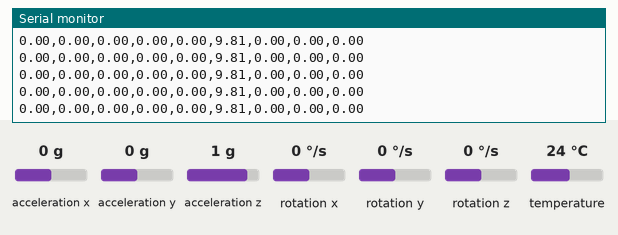
Bench run of a sketch on a simulated ESP32. Shown: the last lines printed to the serial monitor. The test bench sets the inputs (shaded band); at power-on: acceleration x 0 g, acceleration y 0 g, acceleration z 1 g, rotation x 0 °/s, rotation y 0 °/s, rotation z 0 °/s, temperature 24 °C.

Above: at 2.2 s.
2.3 s: acceleration x set to -1.4 g
At 2.34 s:
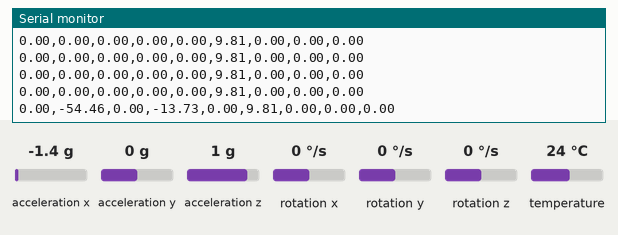
3.8 s: acceleration y set to -1.4 g
At 3.88 s:
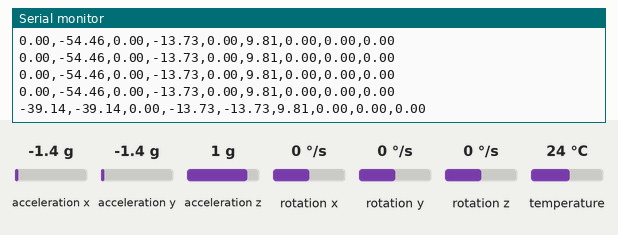
5.3 s: acceleration z set to -1.4 g
At 5.31 s:
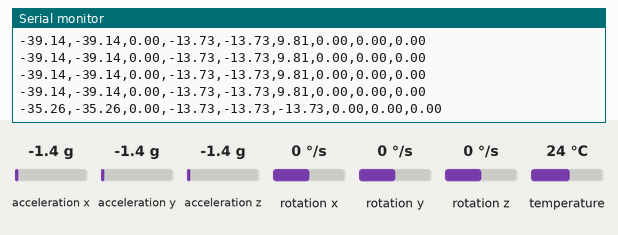
6.8 s: rotation x set to -192 °/s
At 6.85 s:
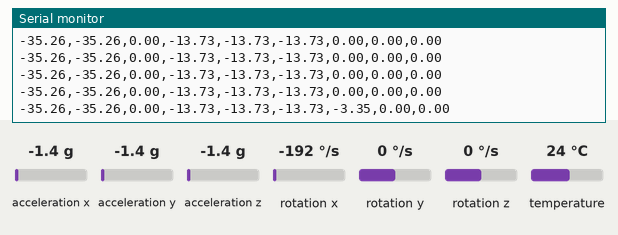
8.3 s: rotation y set to -192 °/s
At 8.39 s:
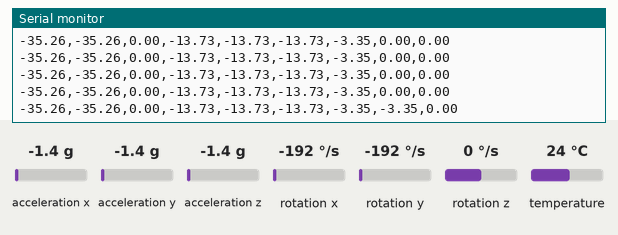
9.8 s: acceleration x set to -0.8 g
At 9.83 s:
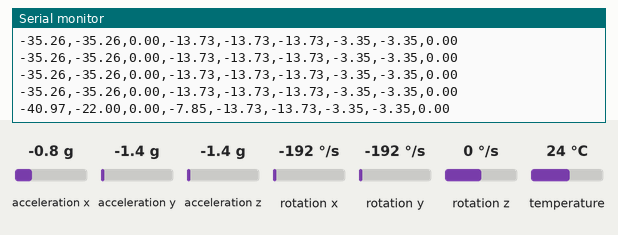
Timing chart, 0 to 12.8 s (numbered marks = the images above; inputs shaded):
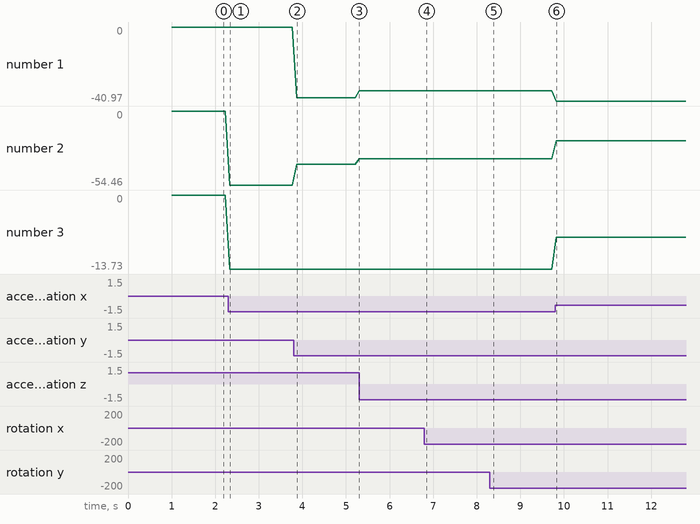

Measured:
- after the input at 2.3 s, the serial monitor: prints a new line at once (image 1)
- after the input at 3.8 s, the serial monitor: prints a new line after 0.07 s (image 2)
- after the input at 5.3 s, the serial monitor: prints a new line at once (image 3)
- after the input at 6.8 s, the serial monitor: prints a new line after 0.05 s (image 4)
- after the input at 8.3 s, the serial monitor: prints a new line after 0.09 s (image 5)
- after the input at 9.8 s, the serial monitor: prints a new line at once (image 6)
- plotted number 1: 0 → -39.14 after the input at 3.8 s, -39.14 → -35.26 after the input at 5.3 s, -35.26 → -40.97 after the input at 9.8 s
- plotted number 2: 0 → -54.46 after the input at 2.3 s, -54.46 → -39.14 after the input at 3.8 s, -39.14 → -35.26 after the input at 5.3 s, -35.26 → -22 after the input at 9.8 s

The sketch:

MPU6050_test.ino
```cpp
#include <Wire.h>
#include <Adafruit_MPU6050.h>
#include <Adafruit_Sensor.h>

Adafruit_MPU6050 mpu;

float roll = 0;
float pitch = 0;
float yaw = 0;

unsigned long lastTime = 0;

void setup()
{
  Serial.begin(115200);

  Wire.begin(21,22);

  if(!mpu.begin())
  {
    Serial.println("MPU6050 Not Found");
    while(1);
  }

  delay(1000);
}

void loop()
{
  sensors_event_t a, g, temp;

  mpu.getEvent(&a, &g, &temp);

  float ax = a.acceleration.x;
  float ay = a.acceleration.y;
  float az = a.acceleration.z;

  pitch = atan2(ax, sqrt(ay*ay + az*az)) * 180.0 / PI;
  roll  = atan2(ay, sqrt(ax*ax + az*az)) * 180.0 / PI;

  unsigned long now = millis();
  float dt = (now-lastTime)/1000.0;
  lastTime = now;

  yaw += g.gyro.z * dt * 57.2958;

  Serial.print(roll);
  Serial.print(",");

  Serial.print(pitch);
  Serial.print(",");

  Serial.print(yaw);
  Serial.print(",");

  Serial.print(ax);
  Serial.print(",");

  Serial.print(ay);
  Serial.print(",");

  Serial.print(az);
  Serial.print(",");

  Serial.print(g.gyro.x);
  Serial.print(",");

  Serial.print(g.gyro.y);
  Serial.print(",");

  Serial.println(g.gyro.z);

  delay(100);
}
```
